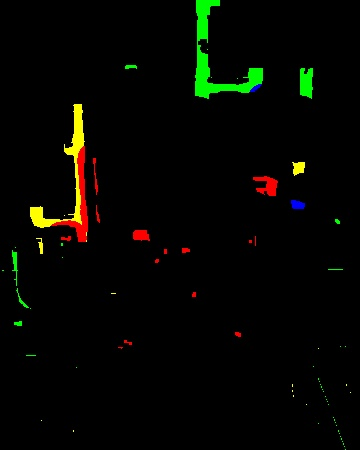
#> input picture scripts/albert/out/out1/canvas.jpg, 360 x 450 px
$ python test.py
#> lines starting #> are read from the running program, lines starting #| are printed output that depends on the picture; after the words box and inside, x2 and y2 are one past the last pixel; in counts of white or black regions, pixels touching at a corner belong together
import cv2
import numpy as np
import imutils
from matplotlib import pyplot as plt
from numpy.core.arrayprint import ComplexFloatingFormat

""" revisiting bitwise... """
# [22 lines of commented-out code are left out]

""" placing on top of frame """
# [16 lines of commented-out code are left out]


""" outdated draw contour script for combined_prog.py """
    # [16 lines of commented-out code are left out]


""" get top 4 contours
    https://www.pyimagesearch.com/2015/04/20/sorting-contours-using-python-and-opencv/ """

def draw_contour(image, c, i):
	# compute the center of the contour area and draw a circle
	# representing the center
	M = cv2.moments(c)
	cX = int(M["m10"] / M["m00"])
	cY = int(M["m01"] / M["m00"])
	# draw the countour number on the image
	cv2.putText(image, "#{}".format(i + 1), (cX - 20, cY), cv2.FONT_HERSHEY_SIMPLEX,
		1.0, (255, 255, 255), 2)
	# return the image with the contour number drawn on it
	return image

# [55 lines of commented-out code are left out]

""" nice canvas.jpg """
YELLOW = (0,255,255)
RED = (0,0,255)

canvas = cv2.imread("out/out1/canvas.jpg")
#> canvas is the input picture: shape (450, 360, 3); mean B, G, R 1.1, 6.1, 4.8
# cv2.rectangle(canvas, (20,90), (90,244), (255,0,0), -1)

roi = canvas[90:244, 20:90]
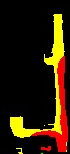
#> roi: shape (154, 70, 3); mean B, G, R 4, 29.3, 46.7

red = np.where(
    # (roi[:, :, 0] > 240) &
    (roi[:, :, 1] < 240) &
    (roi[:, :, 2] > 30)
)
#> red = 1123 positions, rows 15 to 153, columns 16 to 68

# print(red)
roi[red] = YELLOW
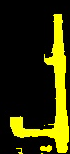
#> roi: shape (154, 70, 3); 10.42% of pixels changed, all inside (x1, y1, x2, y2) = (16, 15, 69, 154)

# cv2.circle(canvas, (102,247), 20, RED, -1)

cv2.imshow("canvas", canvas)
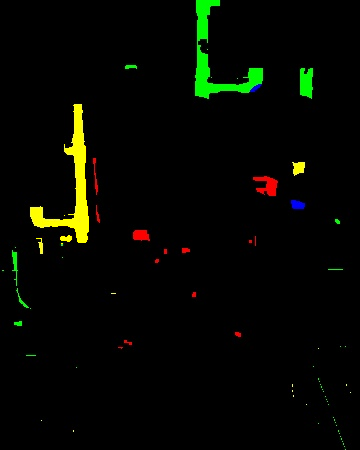
#> window 'canvas': shape (450, 360, 3); mean B, G, R 1, 7.6, 5.2
cv2.imshow("roi", roi)

plt.imshow(cv2.cvtColor(canvas, cv2.COLOR_BGR2RGB))
plt.show()

if cv2.waitKey(0) == ord('s'):
#> (key Esc is pressed here)
    cv2.imwrite("canvas.jpg", canvas)
